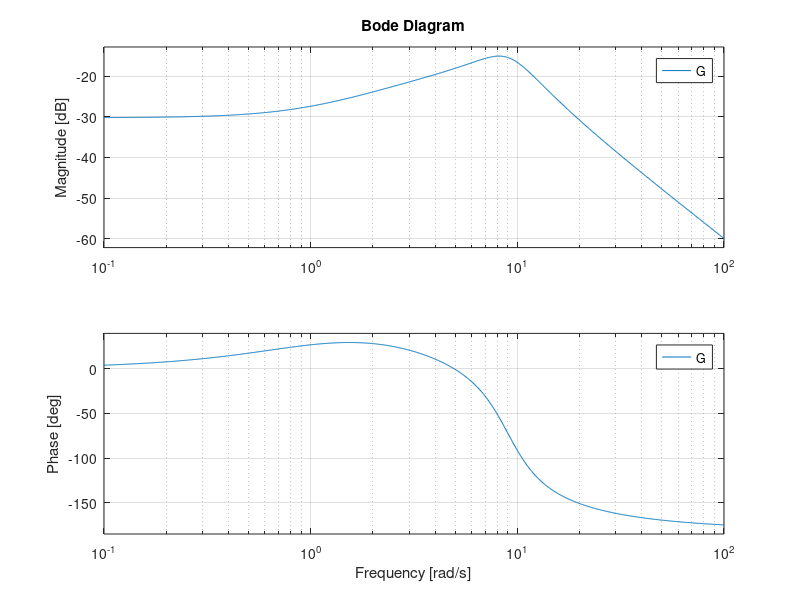

Here is the MATLAB script that generated this plot:
clear;
close all;

w_list = [.1 1 10 100];

s = tf('s');
G = 10*(s+1)/((s+4)*(s^2+6*s+81)); %Open loop

% my equations
for w = w_list
% my math
a = 10;
b = 10*w;
c = -10*w^2 +324;
d = -w^3 + 105*w;
amplitude = sqrt(a^2 + b^2)/sqrt(c^2 + d^2);

ph = atan(b/a) - atan(d/c);
    
    
% matlab anaylsis
[mag,phase,wout] = bode(G,w);
    
disp("analytical results for w:" + w)
disp("amplitude:"+ amplitude)
disp("phase:"+ ph)
disp("matlab results for w:" + w)
disp("amplitude:"+ mag)
disp("phase:"+ deg2rad(phase))
end

% Results from above code
% analytical results for w:0.1
% amplitude:0.031011
% phase:0.067266
% matlab results for w:0.1
% amplitude:0.031011
% phase:0.067266
% analytical results for w:1
% amplitude:0.042755
% phase:0.46556
% matlab results for w:1
% amplitude:0.042755
% phase:0.46556
% analytical results for w:10
% amplitude:0.14826
% phase:1.545
% matlab results for w:10
% amplitude:0.14826
% phase:-1.5966
% analytical results for w:100
% amplitude:0.0010056
% phase:0.090395
% matlab results for w:100
% amplitude:0.0010056
% phase:-3.0512


% making bode plots
bode(G)